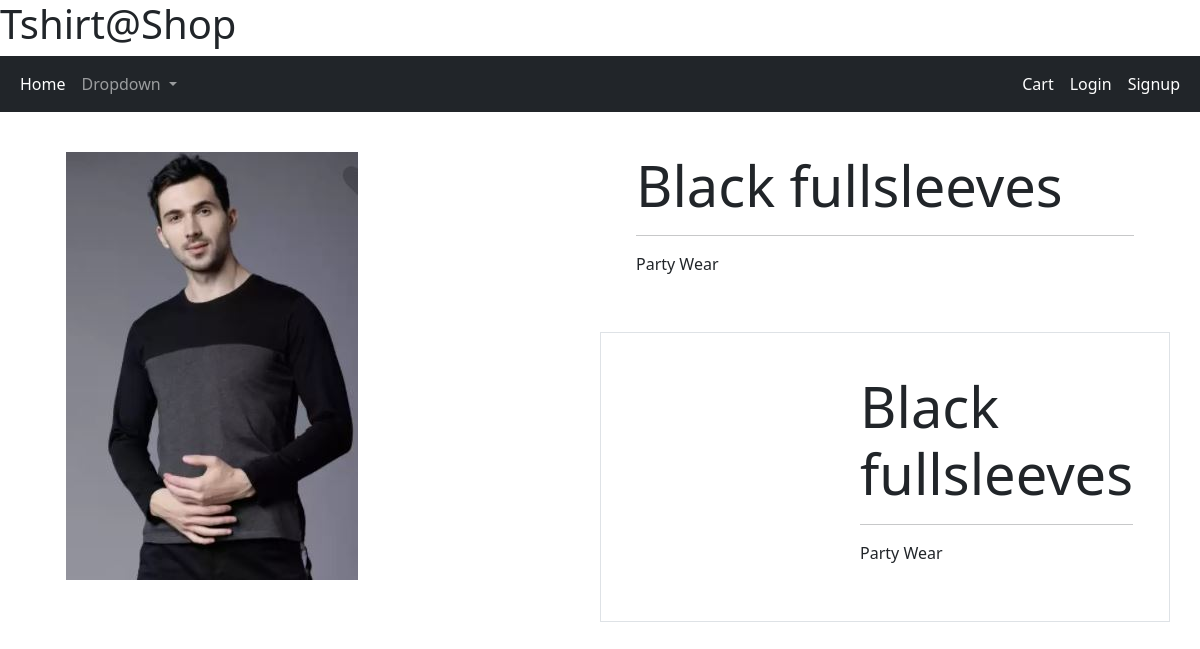
The app's page /product/2 with its own data.
### store/models.py (models this page shows, shortened)
class Tshirt(models.Model):
    name = models.CharField(max_length=50, null= False)
    description = models.CharField(max_length=500, null=True)
    discount= models.IntegerField(default=0)
    image= models.ImageField(upload_to="upload/images/", null=False)
    occasion= models.ForeignKey(Occasion, on_delete=models.CASCADE)
    brand= models.ForeignKey(Brand, on_delete=models.CASCADE)
    sleeve= models.ForeignKey(Sleeve, on_delete=models.CASCADE)
    neck_type= models.ForeignKey(Necktype, on_delete=models.CASCADE)
    ideal_for= models.ForeignKey(IdealFor, on_delete=models.CASCADE)
    colour= models.ForeignKey(Colour, on_delete=models.CASCADE)

### store/views.py (the view)
# urls.py: path("product/<int:id>", show_product)
def show_product(request, id):
    tshirt=Tshirt.objects.get(pk=id)
    return render(request,template_name="store/products_details.html", context={"tshirt": tshirt})

### store/templates/store/products_details.html (shortened to what this page needs)
{% extends "./base.html" %}
{% block content %}
<div class="container">
    <div class="row">
        <div class="col">
            <div class="p-4 m-3 mx-auto">
                <img src="{{tshirt.image.url}}" class="image-fluid">
            </div>
        </div>
        <div class="col">
            <div class="p-4 m-3 mx-auto">
                <div class="display-4">{{tshirt.name}}</div>
                    <hr>
                <p>{{tshirt.description|title}}</p>
            </div>
                <div class="row border">
                    <div class="col">
                        <div class="p-4 m-3 mx-auto">
                        </div>
                    </div>
                    <div class="col">
                        <div class="p-4 m-3 mx-auto">
                            <div class="display-4">{{tshirt.name}}</div>
                                <hr>
                            <p>{{tshirt.description|title}}</p>
                        </div>
                    </div>
                </div>
            </div>
    </div>
</div>
{% endblock %}

### records on screen
Tshirt: image (picture), name "Black fullsleeves", description "Party Wear"
